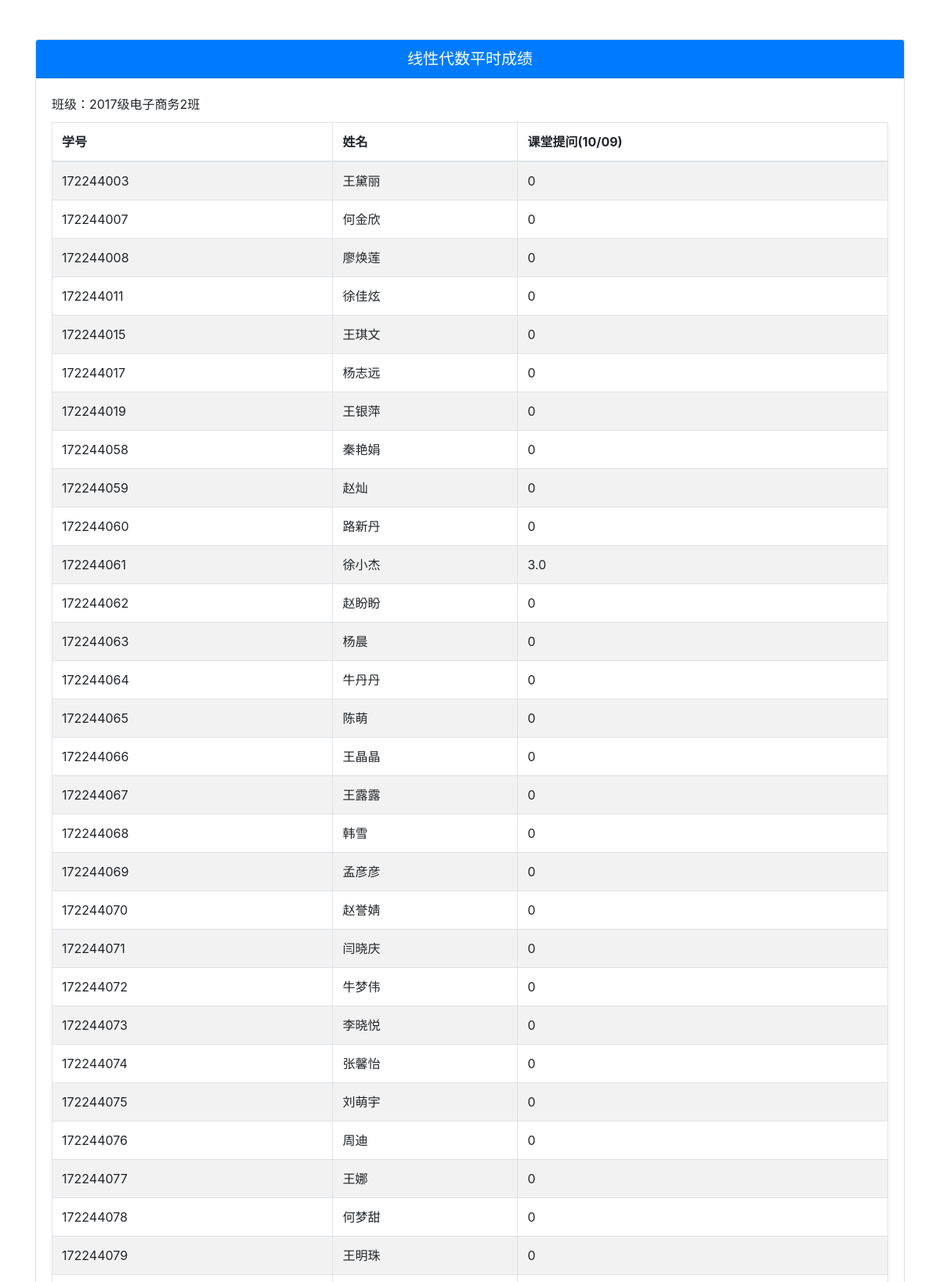
Page /score/2017级电子商务2班/线性代数/ (signed in, upper part) on the committed database.
### teacher/models.py (models this page shows, shortened)
class Banji(models.Model):
    name = models.CharField(max_length=100, verbose_name='班级名')
    created = models.DateTimeField(auto_now_add=True)

class Act(models.Model):
    teacher = models.ForeignKey(settings.AUTH_USER_MODEL,
                                on_delete=models.CASCADE,
                                verbose_name='任课教师',
                                null=True, blank=True)
    banji = models.ForeignKey(Banji, on_delete=models.CASCADE, null=True, blank=True)
    title = models.CharField(max_length=100, verbose_name='活动题目')
    created = models.DateTimeField(auto_now_add=True, verbose_name='开展时间')
    class Meta:
        ordering = ['created']

class Student(models.Model):
    banji = models.ForeignKey(Banji, on_delete=models.CASCADE)
    No = models.CharField(max_length=10, verbose_name='学号')
    name = models.CharField(max_length=20, verbose_name='姓名')
    sex = models.CharField(max_length=4, verbose_name='性别')

class StudentActScore(models.Model):
    student = models.ForeignKey(Student, on_delete=models.CASCADE)
    act = models.ForeignKey(Act, on_delete=models.CASCADE)
    score = models.FloatField(default=0)

### teacher/views.py (the view)
# urls.py: path('score/<str:banji_name>/<str:scorename>/', views.ClassStudentActScoreView.as_view(), name='score'),
class ClassStudentActScoreView(View):
    def get(self, request, banji_name, scorename):
        banji = get_object_or_404(Banji, name=banji_name)
        scorename=scorename
        students = banji.student_set.all()
        acts = banji.act_set.all()
        acts = acts.filter(teacher=request.user)
        stuactscore=[]
        for stu in students:
            temp = []
            temp.append(stu.No)
            temp.append(stu.name)
            for act in acts:
                try:
                    stuact = StudentActScore.objects.get(student=stu, act=act)
                    temp.append(stuact.score)
                except StudentActScore.DoesNotExist:
                    temp.append(0)
            stuactscore.append(temp)
        return render(request, 'teacher/classscore.html', {'students': students, 'acts': acts,
                                                           'stuactscore': stuactscore,
                                                           'banji': banji,
                                                           'coursename': scorename,
                                                           'banji_name': banji_name,
                                                           'scorename': scorename})

### teacher/templates/teacher/classscore.html (shortened to what this page needs)
{% extends "base-4.1.1.html" %}
{% load static %}
{% block custom_css %}
    <link rel="stylesheet" href="{% static 'css/main.css' %}">
{% endblock %}
{% block content %}
<div class="container">
    <div class="row">
        <div class="col-12">
            <div class="card">
                <h5 class="card-header bg-primary text-white text-center">{{ coursename }}平时成绩</h5>
                <div class="card-body">
                    <h5 class="card-title"><small>班级：{{ banji.name }}</small></h5>
                    <table class="table table-bordered table-striped">
                <thead>
                <tr>
                    <th scope="col">学号</th>
                    <th scope="col">姓名</th>
                    {% for act in acts %}
                        <th scope="col">{{ act.title }}({{ act.created|date:"d/m" }})</th>
                    {% endfor %}
                </tr>
                </thead>
                <tbody>
                {% for ss in stuactscore %}
                    <tr>
                        {% for d in ss %}
                            <td>{{ d }}</td>
                        {% endfor %}
                    </tr>
                {% endfor %}
                </tbody>
            </table>
                </div>
            </div>
        </div>
    </div>
</div>
{% endblock %}

### teacher/static/css/main.css (style rules this page uses)
body { padding:50px 0px 0px 0px; z-index:0; }

### rows in the picture
Banji: name "2017级电子商务2班"
Act: title "课堂提问", created "10/09"
Student: ss "172244003" "王黛丽"
Student: ss "172244007" "何金欣"
Student: ss "172244008" "廖焕莲"
Student: ss "172244011" "徐佳炫"
Student: ss "172244015" "王琪文"
Student: ss "172244017" "杨志远"
Student: ss "172244019" "王银萍"
Student: ss "172244058" "秦艳娟"
Student: ss "172244059" "赵灿"
Student: ss "172244060" "路新丹"
Student: ss "172244061" "徐小杰"
StudentActScore: ss "3.0"
Student: ss "172244062" "赵盼盼"
Student: ss "172244063" "杨晨"
Student: ss "172244064" "牛丹丹"
Student: ss "172244065" "陈萌"
Student: ss "172244066" "王晶晶"
Student: ss "172244067" "王露露"
Student: ss "172244068" "韩雪"
Student: ss "172244069" "孟彦彦"
Student: ss "172244070" "赵誉婧"
Student: ss "172244071" "闫晓庆"
Student: ss "172244072" "牛梦伟"
Student: ss "172244073" "李晓悦"
Student: ss "172244074" "张馨怡"
Student: ss "172244075" "刘萌宇"
Student: ss "172244076" "周迪"
Student: ss "172244077" "王娜"
Student: ss "172244078" "何梦甜"
Student: ss "172244079" "王明珠"

### other values in the picture
{{ coursename }} "线性代数"
{{ d }} "0" "0" "0" "0" "0" "0" "0" "0" "0" "0" "0" "0" "0" "0" "0" "0" "0" "0" "0" "0" "0" "0" "0" "0" "0" "0" "0" "0"
